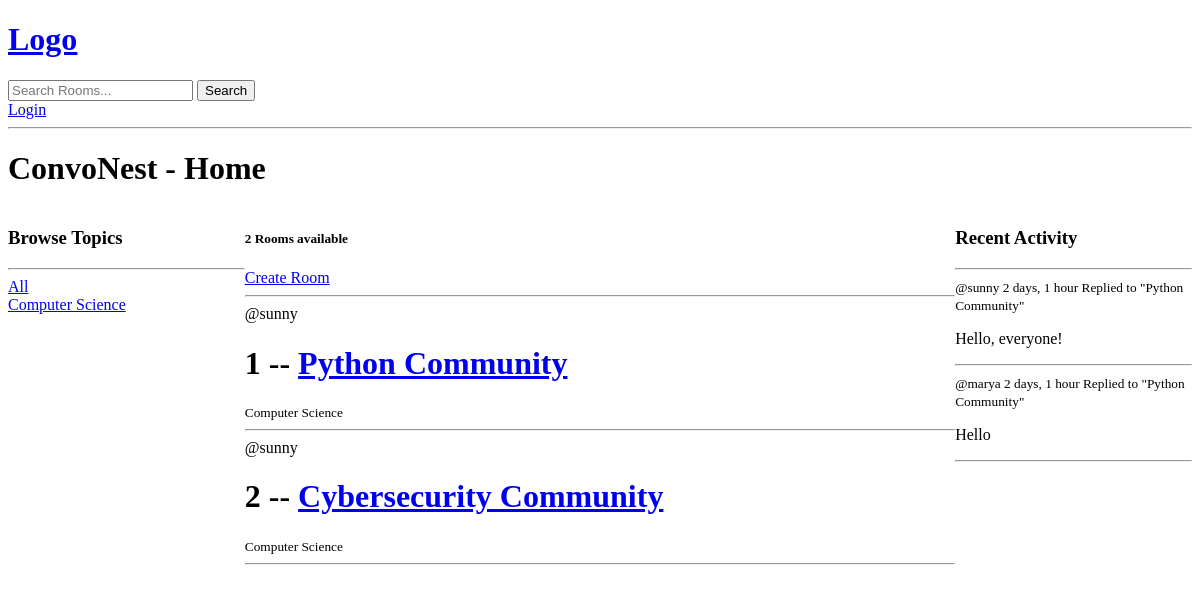
Before: / with the older database file.
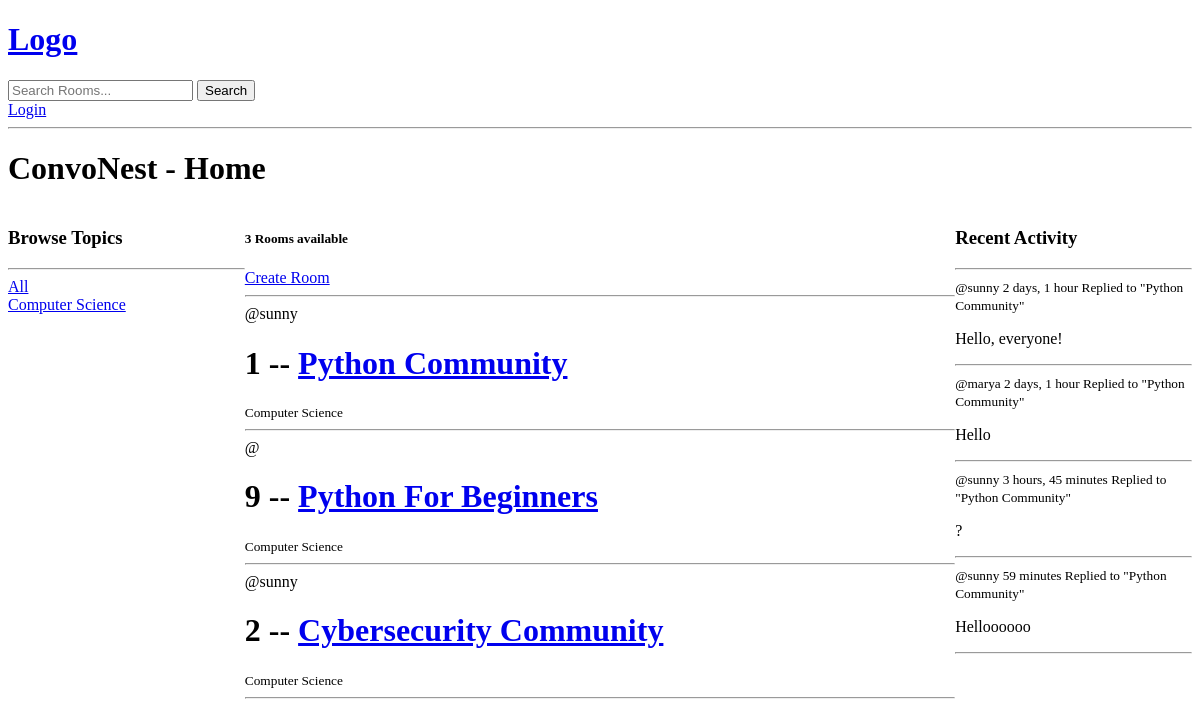
After: the same page with the newer database file.
### base/models.py (models this page shows, shortened)
class Topic(models.Model):
    name = models.CharField(max_length=200)

class Room(models.Model):
    host = models.ForeignKey(User, on_delete=models.SET_NULL, null=True, blank=True)
    topic = models.ForeignKey(Topic, on_delete=models.SET_NULL, null=True, blank=True)
    participants = models.ManyToManyField(User, related_name='participants', blank=True) # We couldn't just use only the User model as the first parameter because it is already being used as the first parameter in the host field. So we use the related_name parameter to specify the name of the reverse relation from the User model to the Room model.
    name = models.CharField(max_length=200)
    description = models.TextField(null=True, blank=True)
    created = models.DateTimeField(auto_now_add=True)
    updated = models.DateTimeField(auto_now=True)
    class Meta:
        ordering = ['-updated', '-created']
    def __str__(self):
        return self.name

class Messages(models.Model):
    user = models.ForeignKey(User, on_delete=models.CASCADE)
    room = models.ForeignKey(Room, on_delete=models.CASCADE)
    content = models.TextField()
    created = models.DateTimeField(auto_now_add=True)
    updated = models.DateTimeField(auto_now=True)
    def __str__(self):
        return self.content[:50]

### base/views.py (the view)
# urls.py: 2. Add a URL to urlpatterns:  path('', views.home, name='home')
def home(request):
    q = request.GET.get('q') if request.GET.get('q') != None else ''
    rooms = Room.objects.filter(
        Q(topic__name__icontains=q) |
        Q(name__icontains=q)  | # Directly accessible attributes do not have to be prefixed by the model name.
        Q(description__icontains=q)
    )
    topics = Topic.objects.all()
    room_count = rooms.count()
    room_messages = Messages.objects.filter(Q(room__topic__name__icontains=q))
    context = {
        'rooms': rooms,
        'topics': topics,
        'room_count': room_count,
        'room_messages': room_messages,
    }
    return render(request, 'base/home.html', context)

### base/templates/base/home.html (shortened to what this page needs)
{% extends 'base.html' %}
{% block content %}
<h1>ConvoNest - Home</h1>
<div class = "home-container">
    <div>
        <h3>Browse Topics</h3>
        <hr>
        <div>
            <a href="{% url 'home' %}">All</a>
        </div>
        {% for topic in topics %}
        <div>
            <a href="{% url 'home' %}?q={{topic.name}}">{{topic.name}}</a>
            <br>
        </div>
        {% endfor %}
    </div>
    <div>
        <h5>{{room_count}} Rooms available</h5>
        <a href="{% url 'create-room' %}">Create Room</a>
        <hr>
        <div>
            {% for room in rooms %}
                <div>
                    <span>@{{room.host.username}}</span>
                    <h1>{{room.id}} -- <a href="{% url 'room' room.id %}">{{room.name}}</a></h1>
                    <small>{{room.topic.name}}</small>
                    <hr>
                </div>
            {% endfor %}
        </div>
    </div>
    <div>
        <h3>Recent Activity</h3>
        <hr>
        {% for message in room_messages %}
            <div>
                <small>@{{message.user}} {{message.created|timesince}} </small>
                <small>Replied to "{{message.room}}"</small>
                <p>{{message}}</p>
                <hr>
            </div>
        {% endfor %}
    </div>
</div>
{% endblock content %}

### templates/base.html (shortened to what this page needs)
<!DOCTYPE html>
<html>
    <head>
    </head>
    <body>
        {% include 'navbar.html' %}
        {% block content %}
        {% endblock content %}
    </body>
</html>

### templates/navbar.html
<a href="/">
    <h1>Logo</h1>
</a>
<form method="GET" action="{% url 'home' %}">
    <input type="text" name="q" placeholder="Search Rooms..." value="{{request.GET.q}}">
    <input type="submit" value="Search">
</form>
{% if request.user.is_authenticated %}
    <p>Hello, {{request.user}}</p>
    <a href="{% url 'logout' %}">Logout</a>
{% else %}
    <a href="{% url 'login' %}">Login</a>
{% endif %}
<hr>

### base/templates/base/home.html (style rules this page uses)
.home-container { display: grid; grid-template-columns: 1fr 3fr 1fr; }

Changed rows visible on the page:
added Room: id "9", name "Python For Beginners", topic.name "Computer Science"
added Messages: user "sunny", created "3 hours, 45 minutes", room "Python Community", content "?"
added Messages: user "sunny", created "59 minutes", room "Python Community", content "Helloooooo"
Other visible differences:
{{ room_count }}: "2" → "3"
